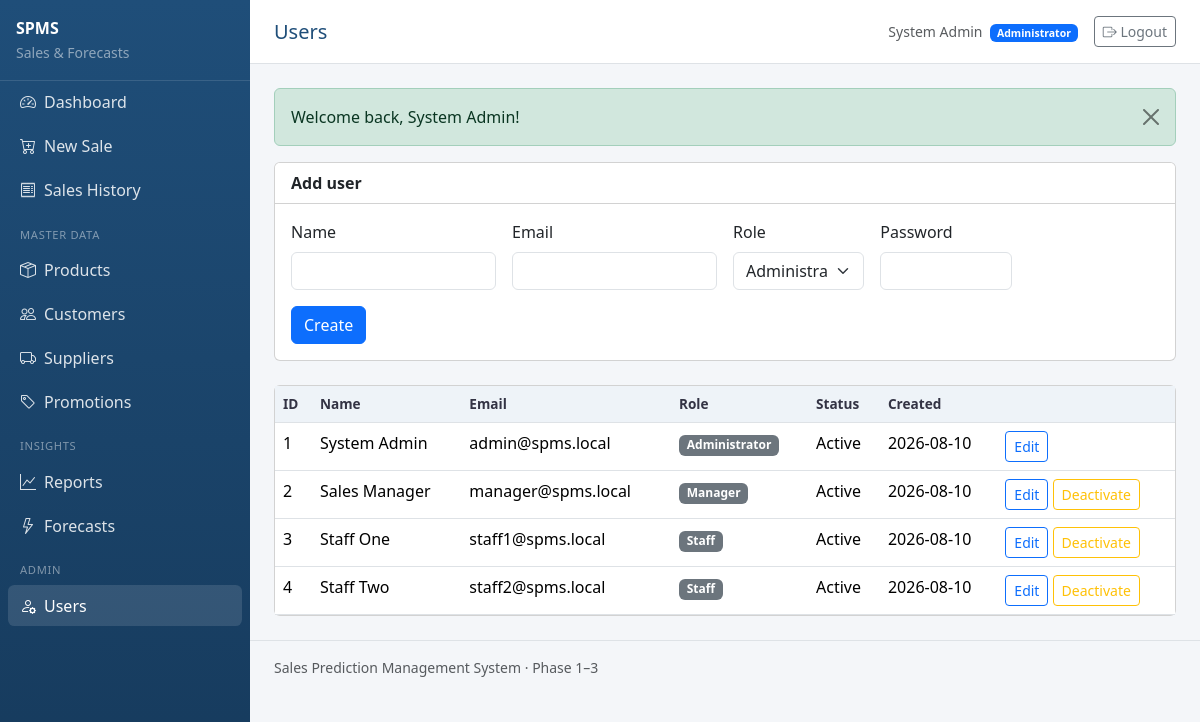
The app's page /web/public/index.php?page=users (signed in) with its own data.
### tables this page shows
CREATE TABLE users (
  id INT UNSIGNED AUTO_INCREMENT PRIMARY KEY,
  name VARCHAR(120) NOT NULL,
  email VARCHAR(160) NOT NULL UNIQUE,
  password_hash VARCHAR(255) NOT NULL,
  role ENUM('admin', 'manager', 'staff') NOT NULL DEFAULT 'staff',
  is_active TINYINT(1) NOT NULL DEFAULT 1,
  created_at TIMESTAMP NOT NULL DEFAULT CURRENT_TIMESTAMP
);

### web/public/index.php (called while the page is built, shortened)
<?php
require_once __DIR__ . '/../includes/bootstrap.php';
require_once __DIR__ . '/../includes/layout.php';
$page = (string) ($_GET['page'] ?? 'dashboard');
$routes = [
    'login'       => __DIR__ . '/../modules/auth/login.php',
    'logout'      => __DIR__ . '/../modules/auth/logout.php',
    'dashboard'   => __DIR__ . '/../modules/dashboard/index.php',
    'products'    => __DIR__ . '/../modules/products/index.php',
    'customers'   => __DIR__ . '/../modules/customers/index.php',
    'suppliers'   => __DIR__ . '/../modules/suppliers/index.php',
    'users'       => __DIR__ . '/../modules/users/index.php',
    'promotions'  => __DIR__ . '/../modules/promotions/index.php',
    'sales'       => __DIR__ . '/../modules/sales/history.php',
    'sales_new'   => __DIR__ . '/../modules/sales/new.php',
    'receipt'     => __DIR__ . '/../modules/sales/receipt.php',
    'reports'     => __DIR__ . '/../modules/reports/index.php',
    'forecasts'   => __DIR__ . '/../modules/forecasts/index.php',
];
try {
    require $routes[$page];
} catch (PDOException $e) {
    http_response_code(500);
    $msg = 'Database error. Check that MySQL is running and you imported schema.sql + seed.sql. '
        . 'Also verify web/config/database.php credentials.';
    if (is_logged_in()) {
        render_header('Error');
        echo '<div class="alert alert-danger">' . e($msg) . '</div>';
        echo '<pre class="small text-muted">' . e($e->getMessage()) . '</pre>';
        render_footer();
    } else {
        render_login_header('Error');
        echo '<div class="alert alert-danger">' . e($msg) . '</div>';
        render_login_footer();
    }
}

### web/includes/helpers.php (called while the page is built, shortened)
<?php
function e(?string $value): string
{
    return htmlspecialchars((string) $value, ENT_QUOTES | ENT_SUBSTITUTE, 'UTF-8');
}
function get_flashes(): array
{
    $flashes = $_SESSION['flash'] ?? [];
    return $flashes;
}
function base_url(string $path = ''): string
{
    $script = $_SERVER['SCRIPT_NAME'] ?? '/index.php';
    $dir = rtrim(str_replace('\\', '/', dirname($script)), '/');
    $path = ltrim($path, '/');
    return $dir . '/' . $path;
}
function url(string $page, array $params = []): string
{
    $params = array_merge(['page' => $page], $params);
    return base_url('index.php?' . http_build_query($params));
}
function active_page(string $page): string
{
    $current = $_GET['page'] ?? 'dashboard';
    return $current === $page ? 'active' : '';
}
function role_label(string $role): string
{
    return match ($role) {
        'admin'   => 'Administrator',
        'manager' => 'Manager',
        'staff'   => 'Staff',
        default   => ucfirst($role),
    };
}

### web/config/app.php (called while the page is built, shortened)
<?php
return [
    'name'              => 'Sales Prediction Management System',
    'short_name'        => 'SPMS',
    'timezone'          => 'Africa/Lagos',
    'ml_api_base'       => 'http://127.0.0.1:5000',
    'ml_retrain_secret' => 'change-me-spms-secret',
    'session_name'      => 'SPMSSESSID',
];

### web/includes/bootstrap.php (called while the page is built, shortened)
<?php
$appConfig = require __DIR__ . '/../config/app.php';
require_once __DIR__ . '/helpers.php';
require_once __DIR__ . '/auth.php';
function app_config(?string $key = null, mixed $default = null): mixed
{
    static $config = null;
    if ($config === null) {
        $config = require __DIR__ . '/../config/app.php';
    }
    return $config[$key] ?? $default;
}

### web/includes/auth.php (called while the page is built, shortened)
<?php
function current_user(): ?array
{
    return $_SESSION['user'] ?? null;
}
function user_can(string $capability): bool
{
    $user = current_user();
    $role = $user['role'];
    $map = [
        'manage_users'      => ['admin'],
        'manage_master'     => ['admin', 'manager'],
        'manage_promotions' => ['admin', 'manager'],
        'view_reports'      => ['admin', 'manager'],
        'view_all_sales'    => ['admin', 'manager'],
        'create_sale'       => ['admin', 'manager', 'staff'],
        'view_forecasts'    => ['admin', 'manager'],
        'retrain_model'     => ['admin'],
    ];
    return in_array($role, $map[$capability] ?? [], true);
}

### web/modules/users/index.php (the view, shortened to what this page needs)
<?php
$pdo = db();
$edit = null;
$users = $pdo->query(
    'SELECT id, name, email, role, is_active, created_at FROM users ORDER BY role, name'
)->fetchAll();
render_header('Users');
?>
<div class="card mb-4">
    <div class="card-header bg-white fw-semibold"><?= $edit ? 'Edit user' : 'Add user' ?></div>
    <div class="card-body">
        <form method="post" class="row g-3">
            <div class="col-md-3">
                <label class="form-label">Name</label>
                <input name="name" class="form-control" required value="<?= e($edit['name'] ?? '') ?>">
            </div>
            <div class="col-md-3">
                <label class="form-label">Email</label>
                <input type="email" name="email" class="form-control" required value="<?= e($edit['email'] ?? '') ?>">
            </div>
            <div class="col-md-2">
                <label class="form-label">Role</label>
                <select name="role" class="form-select" required>
                    <?php foreach (['admin', 'manager', 'staff'] as $r): ?>
                        <option value="<?= $r ?>" <?= ($edit['role'] ?? '') === $r ? 'selected' : '' ?>><?= e(role_label($r)) ?></option>
                    <?php endforeach; ?>
                </select>
            </div>
            <div class="col-md-2">
                <label class="form-label">Password<?= $edit ? ' (optional)' : '' ?></label>
                <input type="password" name="password" class="form-control" <?= $edit ? '' : 'required' ?> minlength="6">
            </div>
            <div class="col-12">
                <button class="btn btn-primary"><?= $edit ? 'Update' : 'Create' ?></button>
            </div>
        </form>
    </div>
</div>
<div class="card">
    <div class="table-responsive">
        <table class="table table-hover mb-0">
            <thead>
            <tr><th>ID</th><th>Name</th><th>Email</th><th>Role</th><th>Status</th><th>Created</th><th></th></tr>
            </thead>
            <tbody>
            <?php foreach ($users as $u): ?>
                <tr>
                    <td><?= (int) $u['id'] ?></td>
                    <td><?= e($u['name']) ?></td>
                    <td><?= e($u['email']) ?></td>
                    <td><span class="badge text-bg-secondary"><?= e(role_label($u['role'])) ?></span></td>
                    <td><?= (int) $u['is_active'] ? 'Active' : 'Inactive' ?></td>
                    <td><?= e(substr((string) $u['created_at'], 0, 10)) ?></td>
                    <td class="text-nowrap">
                        <a class="btn btn-sm btn-outline-primary" href="<?= e(url('users', ['edit' => $u['id']])) ?>">Edit</a>
                        <?php if ((int) $u['id'] !== (int) current_user()['id']): ?>
                        <form method="post" class="d-inline">
                            <button class="btn btn-sm btn-outline-warning">
                                <?= (int) $u['is_active'] ? 'Deactivate' : 'Activate' ?>
                            </button>
                        </form>
                        <?php endif; ?>
                    </td>
                </tr>
            <?php endforeach; ?>
            </tbody>
        </table>
    </div>
</div>
<?php
render_footer();

### web/includes/layout.php (shortened to what this page needs)
<?php
function render_header(string $title = ''): void
{
    $short     = app_config('short_name');
    $user      = current_user();
    $flashes   = get_flashes();
    ?>
<!DOCTYPE html>
<html lang="en">
<head>
    <link href="https://cdn.jsdelivr.net/npm/bootstrap@5.3.3/dist/css/bootstrap.min.css" rel="stylesheet">
    <link href="https://cdn.jsdelivr.net/npm/bootstrap-icons@1.11.3/font/bootstrap-icons.min.css" rel="stylesheet">
    <link href="<?= e(base_url('assets/css/app.css')) ?>" rel="stylesheet">
</head>
<body>
<div class="d-flex" id="wrapper">
    <nav id="sidebar" class="sidebar text-white">
        <div class="sidebar-brand px-3 py-3">
            <div class="fw-bold"><?= e($short) ?></div>
            <small class="text-white-50">Sales &amp; Forecasts</small>
        </div>
        <ul class="nav flex-column px-2">
            <li class="nav-item">
                <a class="nav-link <?= active_page('dashboard') ?>" href="<?= e(url('dashboard')) ?>">
                    <i class="bi bi-speedometer2 me-2"></i>Dashboard
                </a>
            </li>
            <?php if (user_can('create_sale')): ?>
            <li class="nav-item">
                <a class="nav-link <?= active_page('sales_new') ?>" href="<?= e(url('sales_new')) ?>">
                    <i class="bi bi-cart-plus me-2"></i>New Sale
                </a>
            </li>
            <li class="nav-item">
                <a class="nav-link <?= active_page('sales') ?>" href="<?= e(url('sales')) ?>">
                    <i class="bi bi-receipt me-2"></i>Sales History
                </a>
            </li>
            <?php endif; ?>
            <li class="nav-item mt-2"><span class="nav-section">Master data</span></li>
            <li class="nav-item">
                <a class="nav-link <?= active_page('products') ?>" href="<?= e(url('products')) ?>">
                    <i class="bi bi-box-seam me-2"></i>Products
                </a>
            </li>
            <li class="nav-item">
                <a class="nav-link <?= active_page('customers') ?>" href="<?= e(url('customers')) ?>">
                    <i class="bi bi-people me-2"></i>Customers
                </a>
            </li>
            <?php if (user_can('manage_master')): ?>
            <li class="nav-item">
                <a class="nav-link <?= active_page('suppliers') ?>" href="<?= e(url('suppliers')) ?>">
                    <i class="bi bi-truck me-2"></i>Suppliers
                </a>
            </li>
            <?php endif; ?>
            <?php if (user_can('manage_promotions')): ?>
            <li class="nav-item">
                <a class="nav-link <?= active_page('promotions') ?>" href="<?= e(url('promotions')) ?>">
                    <i class="bi bi-tag me-2"></i>Promotions
                </a>
            </li>
            <?php endif; ?>
            <?php if (user_can('view_reports')): ?>
            <li class="nav-item mt-2"><span class="nav-section">Insights</span></li>
            <li class="nav-item">
                <a class="nav-link <?= active_page('reports') ?>" href="<?= e(url('reports')) ?>">
                    <i class="bi bi-graph-up me-2"></i>Reports
                </a>
            </li>
            <li class="nav-item">
                <a class="nav-link <?= active_page('forecasts') ?>" href="<?= e(url('forecasts')) ?>">
                    <i class="bi bi-lightning me-2"></i>Forecasts
                </a>
            </li>
            <?php endif; ?>
            <?php if (user_can('manage_users')): ?>
            <li class="nav-item mt-2"><span class="nav-section">Admin</span></li>
            <li class="nav-item">
                <a class="nav-link <?= active_page('users') ?>" href="<?= e(url('users')) ?>">
                    <i class="bi bi-person-gear me-2"></i>Users
                </a>
            </li>
            <?php endif; ?>
        </ul>
    </nav>
    <div id="page-content" class="flex-grow-1">
        <header class="topbar d-flex justify-content-between align-items-center px-4 py-3 border-bottom bg-white">
            <div>
                <h1 class="h5 mb-0"><?= e($title !== '' ? $title : 'Dashboard') ?></h1>
            </div>
            <div class="d-flex align-items-center gap-3">
                <span class="text-muted small">
                    <?= e($user['name'] ?? '') ?>
                    <span class="badge text-bg-primary ms-1"><?= e(role_label($user['role'] ?? 'staff')) ?></span>
                </span>
                <a class="btn btn-sm btn-outline-secondary" href="<?= e(url('logout')) ?>">
                    <i class="bi bi-box-arrow-right"></i> Logout
                </a>
            </div>
        </header>
        <main class="p-4">
            <?php foreach ($flashes as $flash): ?>
                <div class="alert alert-<?= e($flash['type']) ?> alert-dismissible fade show" role="alert">
                    <?= e($flash['message']) ?>
                    <button type="button" class="btn-close" data-bs-dismiss="alert"></button>
                </div>
            <?php endforeach; ?>
<?php
}
function render_footer(): void
{
    ?>
        </main>
        <footer class="px-4 py-3 text-muted small border-top">
            <?= e(app_config('name')) ?> &middot; Phase 1–3
        </footer>
    </div>
</div>
</body>
</html>
<?php
}
    ?>

### web/public/assets/css/app.css (style rules this page uses)
:root { --spms-primary: #1f4e79; --spms-accent: #2e75b6; --sidebar-width: 250px; }
body { background: #f4f6f9; font-family: system-ui, -apple-system, "Segoe UI", Roboto, Arial, sans-serif; }
.sidebar { width: var(--sidebar-width); min-height: 100vh; background: linear-gradient(180deg, var(--spms-primary), #163a5c); flex-shrink: 0; }
.sidebar-brand { border-bottom: 1px solid rgba(255, 255, 255, 0.12); }
.sidebar .nav-link { color: rgba(255, 255, 255, 0.85); border-radius: 0.4rem; margin-bottom: 0.15rem; padding: 0.55rem 0.75rem; }
.sidebar .nav-link:hover, .sidebar .nav-link.active { background: rgba(255, 255, 255, 0.12); color: #fff; }
.sidebar .nav-section { display: block; font-size: 0.7rem; text-transform: uppercase; letter-spacing: 0.06em; color: rgba(255, 255, 255, 0.45); padding: 0.35rem 0.75rem; }
.topbar h1 { color: var(--spms-primary); }
.table thead th { background: #eef3f8; color: #334; font-size: 0.85rem; white-space: nowrap; }

### records on screen
users: name "System Admin", role "Administrator", id "1", email "admin@spms.local", is_active "Active", created_at "2026-08-10"
users: id "2", name "Sales Manager", email "manager@spms.local", role "Manager", is_active "Active", created_at "2026-08-10"
users: id "3", name "Staff One", email "staff1@spms.local", role "Staff", is_active "Active", created_at "2026-08-10"
users: id "4", name "Staff Two", email "staff2@spms.local", role "Staff", is_active "Active", created_at "2026-08-10"

### other values on screen
$short "SPMS"
$title !== '' ? $title : 'Dashboard' "Users"
$flash['message'] "Welcome back, System Admin!"
app_config('name') "Sales Prediction Management System"
form field role "Administrator"
